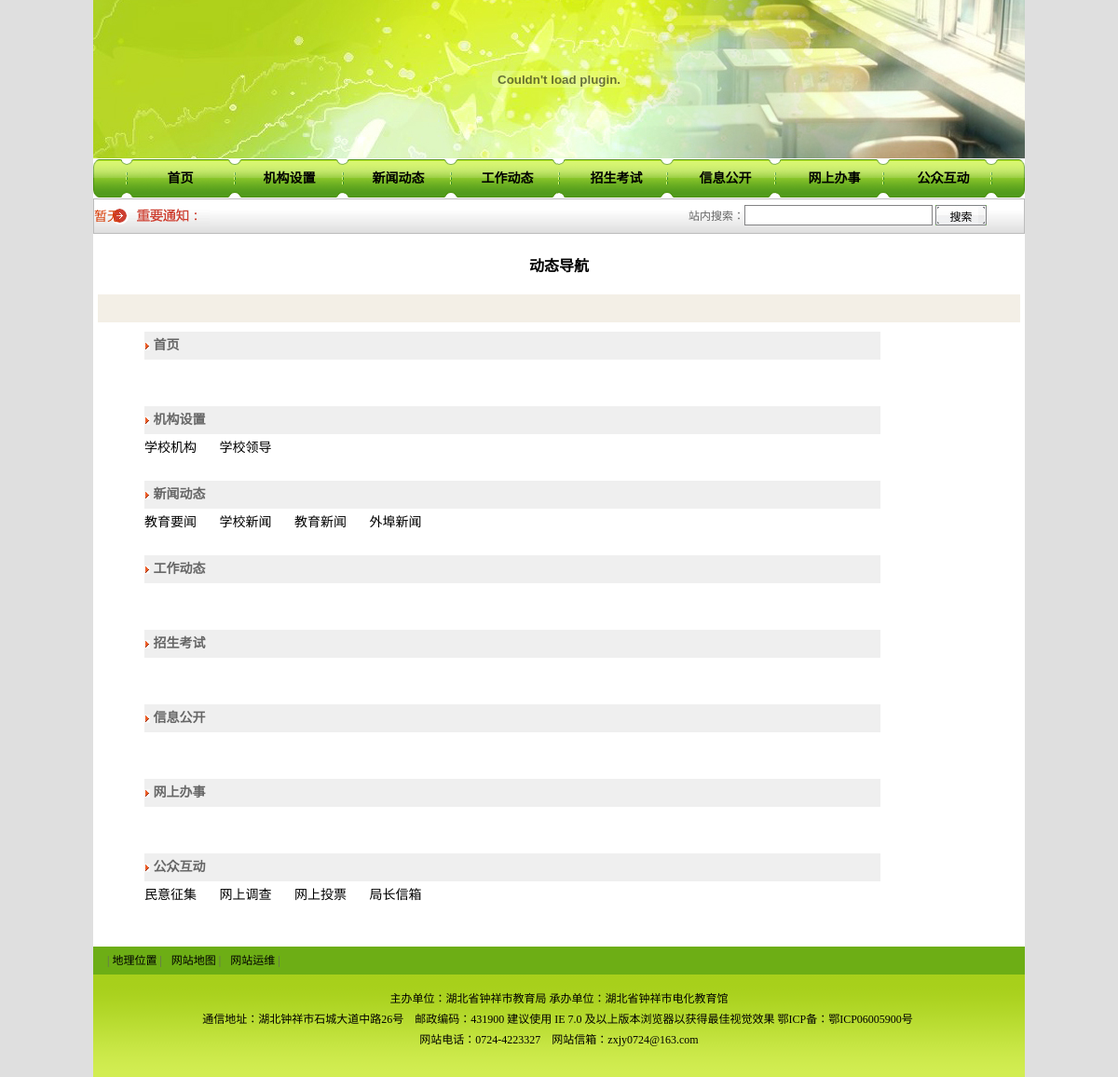
/map.php, run on the app's committed database.
### tables this page shows
CREATE TABLE `columns_html` (
  `columns_id` int(11) NOT NULL auto_increment,
  `columns_contents` text COMMENT '栏目类容',
  PRIMARY KEY  (`columns_id`)
);

CREATE TABLE `columns_link2` (
  `sub_columns_id` int(11) NOT NULL COMMENT '链接条栏目id',
  `columns_id` int(11) NOT NULL COMMENT '所属栏目id',
  `item_order` int(11) NOT NULL default '100' COMMENT '条目序号',
  `item_title` varchar(255) default NULL COMMENT '链接标题',
  `item_href` varchar(255) default NULL,
  `item_link` varchar(255) default NULL COMMENT '链接地址',
  PRIMARY KEY  (`sub_columns_id`)
);

CREATE TABLE `columns` (
  `columns_id` int(11) NOT NULL auto_increment,
  `columns_type_id` int(11) NOT NULL COMMENT '栏目类型id,对应 columns_type 表',
  `admin_id` int(11) NOT NULL COMMENT '栏目管理员id',
  `create_type` int(11) NOT NULL default '0' COMMENT '栏目创建类型 0=系统栏目 1=用户创建栏目 2=程序创建栏目',
  `sites_id` int(11) NOT NULL default '0' COMMENT '站点ID 0=主站 其它=子站ID',
  `columns_handle` varchar(50) NOT NULL COMMENT '栏目管理员id',
  `columns_name` varchar(100) NOT NULL,
  `columns_title` varchar(100) default NULL,
  `level` int(11) default '0' COMMENT '上级栏目id',
  `sub_id` varchar(1000) default NULL,
  PRIMARY KEY  (`columns_id`)
);

CREATE TABLE `columns_link` (
  `columns_link_id` int(11) NOT NULL auto_increment,
  `columns_id` int(11) default NULL COMMENT '所属栏目id',
  `item_order` int(11) default '100' COMMENT '条目序号',
  `item_title` varchar(255) default NULL COMMENT '链接标题',
  `item_link` varchar(255) default NULL COMMENT '链接地址',
  PRIMARY KEY  (`columns_link_id`)
);

### database/GeneralDAO.inc.php (called while the page is built, shortened)
<?php
class MySQL_DAO{
	public $mysql_server;
	public $mysql_user;
	public $mysql_user_pwd;
	public $mysql_conn_id;
	function MySQL_DAO($server,$user, $pwd)
	{
		$this->mysql_server = $server;
		$this->mysql_user = $user;
		$this->mysql_user_pwd = $pwd;
	}
	function openConn()
	{
		$this->mysql_conn_id = mysql_connect($this->mysql_server, $this->mysql_user, $this->mysql_user_pwd);
		return 1;
	}
	function findOneRec($sqlstr,$args = NULL)
	{
		$query = $this->formatSQL($sqlstr,$args);
		$result = mysql_query($query, $this->mysql_conn_id);
		$rowCount = mysql_num_rows($result);
		if ($rowCount > 0)
		{
			$data = mysql_fetch_array($result);
			return $data;
		}
		return -1;
	}
	function findAllRec($sqlstr,$args = NULL)
	{
		$query = $this->formatSQL($sqlstr,$args);
		$result = mysql_query($query, $this->mysql_conn_id);
		$data = array();
        while($row = mysql_fetch_array($result))
        {
        	$data[] = $row;
        }
        return $data;
    }
	function formatSQL($sqlstr,$args)
	{
		$tmpstr = $sqlstr;
		$len = strlen($tmpstr);
		if ($args == NULL) return $tmpstr;
		foreach ($args as $nowArgs)
		{
			$ipos = strpos($tmpstr,'%%s');
			$nowArgs = mysql_real_escape_string($nowArgs);
			if ($ipos == 0)
			{
				$tmpstr = $nowArgs . substr($tmpstr,$ipos + 3);
			}
			else
			{
				$tmpstr = substr($tmpstr,0,$ipos) . $nowArgs . substr($tmpstr,$ipos + 3);
			}
		}
		return $tmpstr;
	}
}
?>

### database/mysqlDAO.php (called while the page is built, shortened)
<?php
$rootPath = dirname(__FILE__);
$rootPath = substr($rootPath,0,stripos($rootPath,"database"));
include_once($rootPath."database".DIRECTORY_SEPARATOR."GeneralDAO.inc.php");
$mysqldao = new MySQL_DAO(DB_HOST,DB_USER,DB_PASSWORD);
?>

### bottom.php (called while the page is built)
<?php
showZybjlmById($mysqldao,2);
 ?>

### map.php (the view, shortened to what this page needs)
<?php
include_once("database/mysqlDAO.php");
include_once("functions.php");
$tmpstr = "select sub_columns_id,item_title from columns_link2 where columns_id=34 order by item_order";
$rst = $mysqldao->findAllRec($tmpstr);
?>
<!DOCTYPE html PUBLIC "-//W3C//DTD XHTML 1.0 Transitional//EN" "http://www.w3.org/TR/xhtml1/DTD/xhtml1-transitional.dtd">
<html xmlns="http://www.w3.org/1999/xhtml">
<head>
<link href="<?=skin?>css/style.css" rel="stylesheet" type="text/css"/>
</head>
<body>
<?php include("top.php") ?>
<div class="content">
  <div class="txtline">
    <h2><?php showColumnsNameByID($mysqldao,34);?></h2>
  </div>
  <div class="messsage"></div>
  <div class="information">
   <? for($i=0;$i<count($rst);$i++){?>
		<table width="790" border="0" cellspacing="0" cellpadding="0"
			class="black12">
			<tr>
				<td height="30" bgcolor="#EFEFEF" align="left"><img
					src="images/dot3.gif" width="6" height="9" align="absmiddle"><b> </b><span
					class="red12"><strong><?=$rst[$i]["item_title"]?></strong></span></td>
			</tr>
			<tr>
				<td height="30" align="left">
		<?
				$sub_columns_id = $rst[$i]["sub_columns_id"];
				$args = array($sub_columns_id);
				$rst1 = $mysqldao->findAllRec("select * from columns_link where columns_id='%%s' order by item_order desc",$args);
				for($j=0;$j<count($rst1);$j++){
			  ?> <a class='black12' style='color:black;' href='<?=$rst1[$j]["item_link"]?>'><? echo $rst1[$j]["item_title"];echo " &nbsp; &nbsp; &nbsp;";if(($j+1)%8==0)echo "<br>";?></a>
			  <? }?>
			  </td>
			</tr>
			<tr>
				<td height="20"></td>
			</tr>
		</table>
		<? }?>
  </div>
 </div>
<div class="clean2"></div>
<?php include("bottom.php") ?>
</body>
</html>

### top.php
<div id="top">
<?php
showZybjlmById($mysqldao,1);
?>
</div>
<?php
if(showmenuId($mysqldao,34)==false){showZybjlmById($mysqldao,216);}
?>
<div class="notice">
  <div class="notice_l f_l" style="position: relative"><img src="images/menu_bg3.gif" width="124" height="19" align="absmiddle" />
     <marquee   scrollamount="2" scrolldelay="6" direction="left" onmousemove="this.stop()" onmouseout="this.start()" style="width: 500px;position: absolute;top: 8px">
        <?php showWzlmByIDNoDate($mysqldao,40,'red',5,0); ?>
     </marquee>
  </div>
  <div class="search f_r" style="position: relative">站内搜索：
  <form id="form1" name="form1" method="post" action="search_post.php" style="top: 5px;left:60px;position: absolute;" target='_top'>
  <label><input name="keyword" type="text" class="input" id="keyword" style="width:200px;" /></label>
  <label>
  <input type="submit" name="button1" id="button1" value="搜索" class="btn" />
  </label>
  </form>
  </div>
</div>

### functions.php (shortened to what this page needs)
<?php
function showColumnsNameByID($mysql,$cID)
{
	$tmpstr = "select columns_title from columns where columns_id='%%s'";
	$args[]= $cID;
	$baseInfo = $mysql->findOneRec($tmpstr,$args);
	echo $baseInfo["columns_title"];
}
function showmenuId($mysql,$c_id)
{
	$args[]= $c_id;
	$tmpstr = "select sub_columns_id,item_title,item_link from columns_link2 where columns_id =%%s ORDER BY item_order";
	$menulist =  $mysql->findAllRec($tmpstr,$args);
	for ($i=1;$i<=count($menulist);$i++)
	{
	 if($i%8==1)echo "<div id=menu><ul>";
	 echo "<li OnMouseOver=\"showMenu('sub_".$menulist[$i-1]['sub_columns_id']."',this);\"><a href=\"".$menulist[$i-1]['item_link']."\">".$menulist[$i-1]['item_title']."</a>\n";
	 if($i%8==0 or (count($menulist)==$i and $i%8!=0))echo "</li></ul></div>";
	}
	$tmpstr = "select columns_id,item_title,item_link from columns_link where columns_id in(select sub_columns_id from columns_link2 where columns_id=%%s) ORDER BY columns_id,item_order";
	$submenulist = $mysql->findAllRec($tmpstr,$args);
	for ($i=0;$i<count($submenulist);$i++)
	{
	  if($i==0){
		$ls=$submenulist[$i]['columns_id'];
	  }
	  if($submenulist[$i]['columns_id']!=$ls){
		$ls=$submenulist[$i]['columns_id'];
	  }
	}
	return true;
}
function showZybjlmById($mysql,$c_id)
{
	$tmpstr = "select columns_contents from columns_html where columns_id=$c_id";
	$baseInfo = $mysql->findOneRec($tmpstr);
	$content = trim($baseInfo["columns_contents"]);
	echo htmlspecialchars_decode($content);
}
function showWzlmByIDNoDate($mysql,$cID,$cssClassName,$recCount,$titleCount)
{
	$tmpstr = "select article_id,article_title,article_time,article_order,s_id from article where  article_state=1 and item_id=%%s order by article_order desc,article_time desc";
	$args[]= $cID;
	if ($recCount != 0)
	{
		$tmpstr = $tmpstr . " limit 0,$recCount";
	}
	$articleList = $mysql->findAllRec($tmpstr,$args);
	if ( ($articleList == -1) || (count($articleList) <= 0) ) {
		echo "暂无";
		return;
	}
}
?>

### skin/web-green/css/style.css (style rules this page uses)
#top { width:1000px; height:170px; margin-left:auto; margin-right:auto; background: url(../images/top_bg.jpg) no-repeat; }
#menu { width:1000px; height:43px; margin-left:auto; margin-right:auto; background:url(../images/menu_bg.gif) no-repeat; }
#menu ul { margin: 0;padding-left:35px;list-style: none; }
#menu ul li { float:left;padding: 0;margin: 0;display: block;text-align: center;height: 43px;width: 117px; line-height:43px;font-size: 14px;font-weight: bold; }
#menu ul li a { text-decoration: none;color: #000; }
.notice { width:998px; height:36px; margin-left:auto; margin-right:auto; background: url(../images/menu_bg2.gif) repeat-x; border:1px #bcbcbc solid; }
.notice_l { width:638px; color:#d63801; font-size:14px; padding-top:8px; }
.search { width:360px; padding-top:7px; }
.content { width:990px; height:auto; margin-left:auto; margin-right:auto; padding:5px; background: #FFF; overflow:hidden; }
.footer { width:1000px; height:auto; margin-left:auto; margin-right:auto;overflow:hidden; }
.footerNav { width:1000px; height:30px; background:#6DAE15; }
.footerNav ul { margin-left:10px; padding:0px; }
.footerNav ul li { padding: 0 5px;margin: 0; float: left;line-height: 30px;text-align: center; list-style:none; }
.footerNav ul li a { text-decoration: none;color: #000; }
.footerNav ul li a:link { text-decoration:none; color:#000; }
.copyright { width:1000px; text-align:center; height:95px; margin-left:auto; margin-right:auto;background: url(../images/bottom_bg.gif) repeat-x; overflow:hidden; padding-top:15px;color: #000; }
.txtline { margin: 0px;padding: 0px;float: left;width:100%;height:60px; }
.txtline h2 { font-size:16px;color:#000;margin:0px;line-height:60px;text-align:center;font-family:"微软雅黑"; }
.messsage { width:100%;height:30px;margin:0px;padding:0;float:left;line-height:30px;text-align: center;font-size:12px;color:#C60; background:#f3efe6; }
.information { width:890px; padding:10px 50px;font-size:14px;float:left;text-indent:2em; text-align:left; line-height:160%;height:auto }
.information a { font-size:14px; color:#000; }

### skin/web-green/css/base.css (style rules this page uses)
* { margin:0px; padding:0px; }
body { font-size: 12px;line-height:22px;list-style:none;margin:0px;padding:0px; background-color: #DFDFDF;background-repeat: repeat-x; color:#666; }
img { border:0px; }
html, body, div, h1, h2, ul, li, p, form, table, tr, td, img { margin:0;padding:0 }
li { list-style:none;overflow:hidden }
select, input, img { vertical-align:middle; border:0px; }
select, input, textarea { font-size:12px; }
.f_l { float:left; }
.f_r { float:right; }
a { color: #000;text-decoration:none; }
a:link, a:visited { text-decoration:none; color:#000; }

### skin/web-green/css/common.css (style rules this page uses)
.input { height:20px; line-height:20px; border:1px solid #828284; }
.btn { width:55px; height:22px; background:url(../images/ss_bg1.gif) no-repeat; border:0; margin:0; padding:0; }
.clean2 { width:1000px; margin-left:auto; margin-right:auto;height:5px; overflow:hidden; background:#FFF; }

### data on the page
columns_link2: item_title "首页"
columns_link2: item_title "机构设置"
columns_link2: item_title "新闻动态"
columns_link2: item_title "工作动态"
columns_link2: item_title "招生考试"
columns_link2: item_title "信息公开"
columns_link2: item_title "网上办事"
columns_link2: item_title "公众互动"
columns: columns_title "动态导航"
columns_link: item_title "学校机构"
columns_link: item_title "学校领导"
columns_link: item_title "教育要闻"
columns_link: item_title "学校新闻"
columns_link: item_title "教育新闻"
columns_link: item_title "外埠新闻"
columns_link: item_title "民意征集"
columns_link: item_title "网上调查"
columns_link: item_title "网上投票"
columns_link: item_title "局长信箱"
columns_html: columns_contents "地理位置 | 网站地图 网站运维 | 主办单位：湖北省钟祥市教育局 承办单位：湖北省钟祥市电化教育馆 通信地址：湖北钟祥市石城大道中路26号 邮政编码：431900 建议使用 IE 7.0 及以上版本浏览器以获得最佳视觉效果 鄂ICP备： 鄂ICP06005900号 网站电话：0724-4223327 网站信箱： zxjy0724@163.com"
